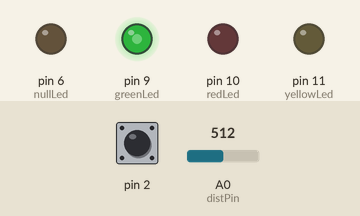
A sketch run on a simulated Arduino Uno, built with avr-gcc and run on an emulated ATmega328P. Shown: output pins drawn as LEDs (lit = HIGH). The test bench sets the inputs (shaded band); at power-on: A0 (distPin) = 512, pin 2 LOW.

Above: at 1.2 s.
1.3 s: A0 (distPin) set to 716
At 2.1 s:
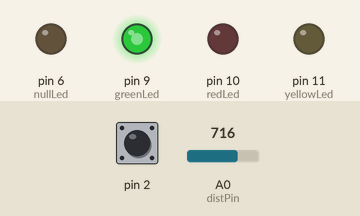
2.8 s: pin 2 driven HIGH
At 3.2 s:
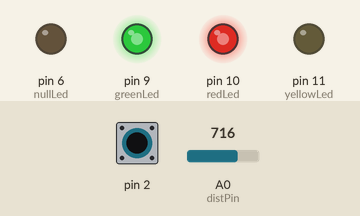
4.3 s: A0 (distPin) set to 900
At 5.5 s:
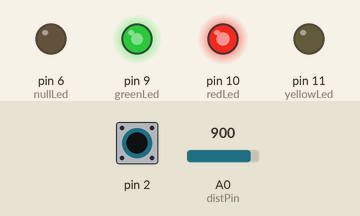
5.8 s: A0 (distPin) set to 511
At 6.7 s:
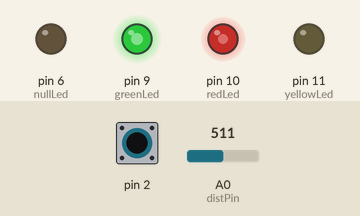
7.3 s: A0 (distPin) set to 122
At 7.8 s:
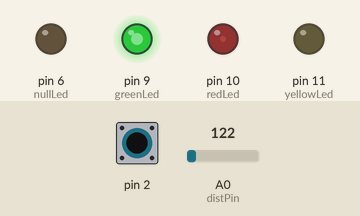
8.8 s: pin 2 pulsed LOW 5 times (0.12 s each, 0.3 s apart)
At 10.2 s:
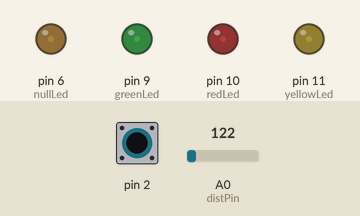
Timing chart, 0 to 11.8 s (numbered marks = the images above; inputs shaded):
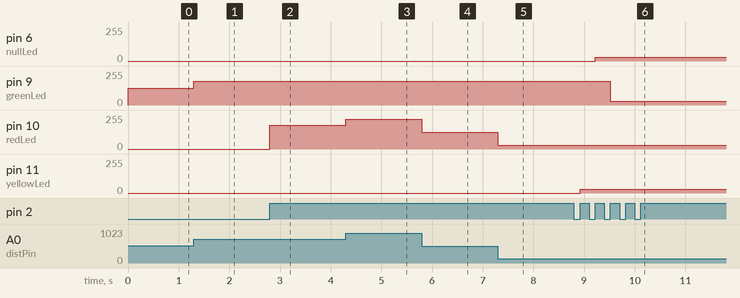

The sketch:

Interrupts.ino
```cpp
//Set up the button
int buttonInt = 0; //pin2
//setup LEDs
int yellowLed = 11;
int redLed = 10;
int greenLed = 9;
int nullLed = 6; //to lock brightness in leds
volatile int selectedLed = greenLed;
//volatile as the value is changing
//set up sensor
int distPin = A0;
void setup ()
{
  //set pin mode
  pinMode(redLed,OUTPUT);
  pinMode(yellowLed,OUTPUT);
  pinMode(greenLed,OUTPUT);
  pinMode(nullLed,OUTPUT);
  //attach interrupt
  attachInterrupt (buttonInt,swap,RISING);
}
//interrupt function
void swap()
{
  if (selectedLed == greenLed)
    selectedLed = redLed;
  else if (selectedLed == redLed)
    selectedLed = yellowLed;
    else if (selectedLed == yellowLed)
    selectedLed = nullLed;
    else
    selectedLed = greenLed;
}
void loop()
{
  //read dist sensor
  int dist = analogRead(distPin);
  int brightness = map (dist,0,1023,0,255);
  //control led brightness
  analogWrite(selectedLed,brightness);
}
```

Measured:
- after the input at 1.3 s, pin 9 (greenLed): 127/255 → 178/255 at once
- after the input at 2.8 s, pin 10 (redLed): 0/255 → 178/255 at once
- after the input at 4.3 s, pin 10 (redLed): 178/255 → 224/255 at once
- after the input at 5.8 s, pin 10 (redLed): 224/255 → 127/255 at once
- after the input at 7.3 s, pin 10 (redLed): 127/255 → 30/255 at once
- after the input at 8.8 s, pin 6 (nullLed): 0/255 → 30/255 after 0.42 s; pin 9 (greenLed): 178/255 → 30/255 after 0.72 s; pin 11 (yellowLed): 0/255 → 30/255 after 0.12 s
